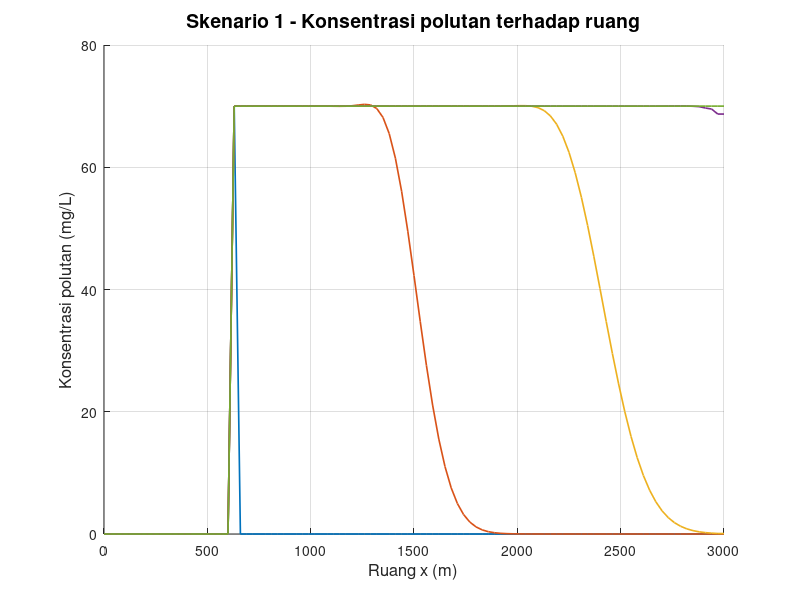

The MATLAB script that drew this image: (Note: this script raises an error after producing the figure.)
clear; clc; close all;

% Feby Syarief Al A`raaf
% 26050124130087
% Oseanografi C
%
% Simulasi persamaan adveksi-difusi 1 dimensi dengan metode FTCS
% Sumber grid polutan kontinu
% Grafik terhadap ruang

x_digit = 0;
y_digit = 8;
z_digit = 7;

C_source = 10 * z_digit;

n_plot = [0 300 600 900 1200];

L = 3000;
T = 7200;

m_kontinu = 15 + z_digit;

scenario(1).nama = 'Skenario 1';
scenario(1).dx   = 30;
scenario(1).dt   = 6;
scenario(1).u    = 0.5;
scenario(1).D    = 4.0;
scenario(1).m    = m_kontinu;

scenario(2).nama = 'Skenario 2';
scenario(2).dx   = 30;
scenario(2).dt   = 6;
scenario(2).u    = 0.1;
scenario(2).D    = 2.0;
scenario(2).m    = m_kontinu;

scenario(3).nama = 'Skenario 3';
scenario(3).dx   = 30;
scenario(3).dt   = 6;
scenario(3).u    = 0.5;
scenario(3).D    = 2.0;
scenario(3).m    = m_kontinu;

scenario(4).nama = 'Skenario 4';
scenario(4).dx   = 30;
scenario(4).dt   = 6;
scenario(4).u    = 0.1;
scenario(4).D    = 4.0;
scenario(4).m    = m_kontinu;

folder_output = 'output_Kontinu_FTCS_Adveksi_Difusi_Terhadap_Ruang';
if ~exist(folder_output, 'dir')
    mkdir(folder_output);
end

for s = 1:numel(scenario)

    fprintf('\n==================================================\n');
    fprintf('Memproses %s\n', scenario(s).nama);

    dx       = scenario(s).dx;
    dt       = scenario(s).dt;
    u        = scenario(s).u;
    D        = scenario(s).D;
    m_source = scenario(s).m;

    x_space = 0:dx:L;
    t_grid  = 0:dt:T;

    Mmax = length(x_space);
    Nmax = length(t_grid) - 1;

    courant = u * dt / dx;
    alpha   = D * dt / dx^2;

    fprintf('dx = %.3f m, dt = %.3f s, u = %.3f m/s, D = %.3f m^2/s, m = %d\n', ...
        dx, dt, u, D, m_source);
    fprintf('Mmax = %d, Nmax = %d\n', Mmax, Nmax);
    fprintf('Courant = %.6f, alpha = %.6f\n', courant, alpha);

    if m_source < 2 || m_source > Mmax - 1
        fprintf('%s tidak dapat diproses karena titik sumber terlalu dekat dengan batas/domain tidak valid.\n', ...
            scenario(s).nama);
        continue;
    end

    if any(n_plot > Nmax)
        n_tidak_valid = n_plot(n_plot > Nmax);
        fprintf('%s: n = %s melebihi Nmax = %d, sehingga tidak digrafikkan.\n', ...
            scenario(s).nama, mat2str(n_tidak_valid), Nmax);
    end

    stabil_diffusi = (alpha <= 0.5);
    stabil_gabungan = (courant^2 <= 2 * alpha);

    if ~stabil_diffusi
        fprintf(['PERINGATAN: alpha = %.6f > 0.5, sehingga skema eksplisit ', ...
                 'untuk komponen difusi berpotensi tidak stabil.\n'], alpha);
    end

    if ~stabil_gabungan
        fprintf(['PERINGATAN: Courant^2 = %.6f > 2*alpha = %.6f, ', ...
                 'sehingga kestabilan gabungan adveksi-difusi berpotensi tidak terpenuhi.\n'], ...
                 courant^2, 2*alpha);
    end

    if stabil_diffusi && stabil_gabungan
        fprintf('Syarat kestabilan numerik utama terpenuhi.\n');
    end

    C_old = zeros(1, Mmax);
    C_new = zeros(1, Mmax);

    snapshot = NaN(length(n_plot), Mmax);

    C_old(:) = 0;
    C_old(m_source) = C_source;

    idx0 = find(n_plot == 0, 1);
    if ~isempty(idx0)
        snapshot(idx0, :) = C_old;
    end

    for n = 1:Nmax

        C_old(1)    = C_old(2);
        C_old(Mmax) = C_old(Mmax - 1);

        for i = 2:(Mmax - 1)
            C_new(i) = C_old(i) ...
                     - (courant / 2) * (C_old(i + 1) - C_old(i - 1)) ...
                     + alpha * (C_old(i + 1) - 2 * C_old(i) + C_old(i - 1));
        end

        C_new(1)    = C_new(2);
        C_new(Mmax) = C_new(Mmax - 1);

        C_new(m_source) = C_source;

        C_new(C_new < 0) = 0;

        idx_snap = find(n_plot == n, 1);
        if ~isempty(idx_snap)
            snapshot(idx_snap, :) = C_new;
        end

        C_old = C_new;
    end

    fig = figure('Visible', 'off', 'Position', [100 100 1400 600]);
    hold on;

    legend_text = {};

    for k = 1:length(n_plot)
        if all(isnan(snapshot(k, :)))
            continue;
        end
        plot(x_space, snapshot(k, :), 'LineWidth', 1.2);
        legend_text{end + 1} = sprintf('n = %d', n_plot(k));
    end

    grid on;
    xlabel('Ruang x (m)', 'FontSize', 12);
    ylabel('Konsentrasi polutan (mg/L)', 'FontSize', 12);
    title(sprintf('%s - Konsentrasi polutan terhadap ruang', scenario(s).nama), ...
        'FontSize', 14, 'FontWeight', 'bold');

    xlim([x_space(1), x_space(end)]);

    y_max = max(snapshot(:), [], 'omitnan');
    if isempty(y_max) || isnan(y_max) || y_max <= 0
        ylim([0 1]);
    else
        ylim([0, max(C_source * 1.2, y_max * 1.1)]);
    end

    set(gca, 'FontSize', 11);

    if ~isempty(legend_text)
        legend(legend_text, 'Location', 'northwest', ...
            'FontSize', 8, 'NumColumns', 2, 'Box', 'on');
    end

    hold off;

    nama_file = sprintf('ftcs_adveksi_difusi_ruang_skenario_%d.png', s);
    saveas(fig, fullfile(folder_output, nama_file));
    close(fig);

    fprintf('%s selesai diproses.\n', scenario(s).nama);
end

fprintf('\nSemua skenario telah selesai diproses.\n');
